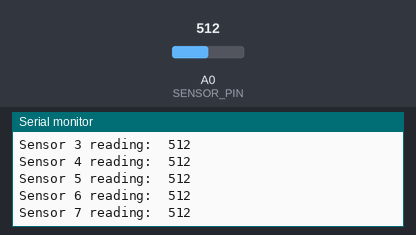
Simulated run of this sketch. Board: Arduino Uno, built with avr-gcc and run on an emulated ATmega328P. Shown: the last lines printed to the serial monitor. The inputs (shaded band) are chosen by the test bench; at power-on: A0 (SENSOR_PIN) = 512.

Above: at 5.9 s.
6.0 s: A0 (SENSOR_PIN) set to 983
At 8.3 s:
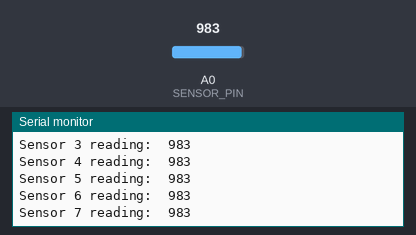
9.0 s: A0 (SENSOR_PIN) set to 1012
At 11.27 s:
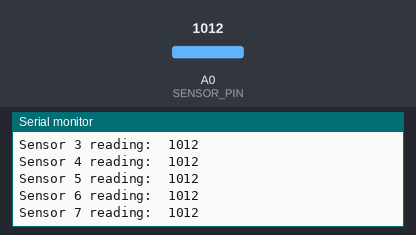
Timing chart, 0 to 11.5 s (numbered marks = the images above; inputs shaded):
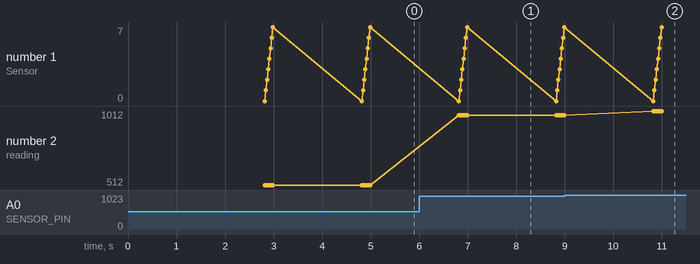

Measured:
- after the input at 6.0 s, the serial monitor: prints a new line after 0.82 s (image 1)
- after the input at 9.0 s, the serial monitor: prints a new line after 1.8 s (image 2)
- plotted number 2: 512 → 983 after the input at 6.0 s, 983 → 1012 after the input at 9.0 s

The sketch:

multiplexed_read.ino
```cpp
/*
 * Quick example of how to read multiple sensors with a single analog pin.
 *
 * To build a soil sensor you will need:
 *  - 2 3" galvanized nails or screws
 *  - 3 wires, one red, one yellow, one black
 *  - 10Kohm resistor
 *  - A block of wood, firm plastic, or 3D printed holder for the nails
 * 1. Solder a red wire to a nail.
 * 2. Solder a black wire and a yellow wire to your other nail.
 * 3. Connect a 10Kohm resistor to the black wire.
 * 4. Red is +, black is -, yellow is read
 * 5. Screw in the screws or nails to the holder so they are parallel and 3cm apart
 *

 *
 * To build your board you will need:
 *  - Your completed sensor circuits
 *  - A diode for each sensor
 *  - A NodeMCU ESP8266
 * 1. Connect the "read" pin of each sensor to AD via a diode           read --|>|-- AD
 * 2. Connect the + pin of each sensor to a different digital out pin   + ---------- D1
 *    Your first sensor should connect to D1, second to d2, and so on
 * 3. Connect the - pin of all the sensors to GND                       - ---------- GND
 * 4. Change NUM_SENSORS to the number of sensors you have used (MAX 8)
 * 5. Change READ_RATE to how often you'd like to read sensor values
 *
 */

#define NUM_SENSORS   8 // MAX 8
#define READ_RATE  2000 // In milliseconds

#define SENSOR_PIN A0
#define LOOP_OVER_PINS(x) for (int x = 0; x < NUM_SENSORS; x++)

int readings[NUM_SENSORS] = {};
long last_read_time = 0;

// LOCAL FUNCTIONS
void setup_pins();
void read_sensors();
void write_readings();

/**
 * Run once when the device boots up. Sets up Serial for writing
 * and sets up the digital pins to enable reading of sensor vals
 */
void setup() {
  Serial.begin(9600);

  setup_pins();
}

/**
 * Run continuously after setup. Checks the time to determine
 * if it is time to read the sensors
 */
void loop() {
  // Check the time
  long now = millis();

  // Only read the sensors every READ_RATE ms
  if (now - last_read_time > READ_RATE) {
    last_read_time = now;
    read_sensors();
    write_readings();
  }
}

/**
 * Setup the enable pins to supply voltage to the sensors to
 * read. Start the LOW to ensure no voltage is supplied to
 * The sensors to start
 */
void setup_pins() {
  LOOP_OVER_PINS(pin_num) {
    pinMode(pin_num, OUTPUT);
    digitalWrite(pin_num, LOW);
  }
}

/**
 * Read values from all the sensors. To do this, we supply voltage
 * to each of the sensors in turn and read the value.
 */
void read_sensors() {
  LOOP_OVER_PINS(pin_num) {
    digitalWrite(pin_num, HIGH);
    readings[pin_num] = analogRead(SENSOR_PIN);
    digitalWrite(pin_num, LOW);
    delay(100);
  }
}

/**
 * Write all the sensor values to Serial
 */
void write_readings() {
  Serial.print("Read "); Serial.print(NUM_SENSORS); Serial.println(" sensors");
  LOOP_OVER_PINS(pin_num) {
    Serial.print("Sensor "); Serial.print(pin_num); Serial.print(" reading:\t"); Serial.println(readings[pin_num]);
  }
}
```
